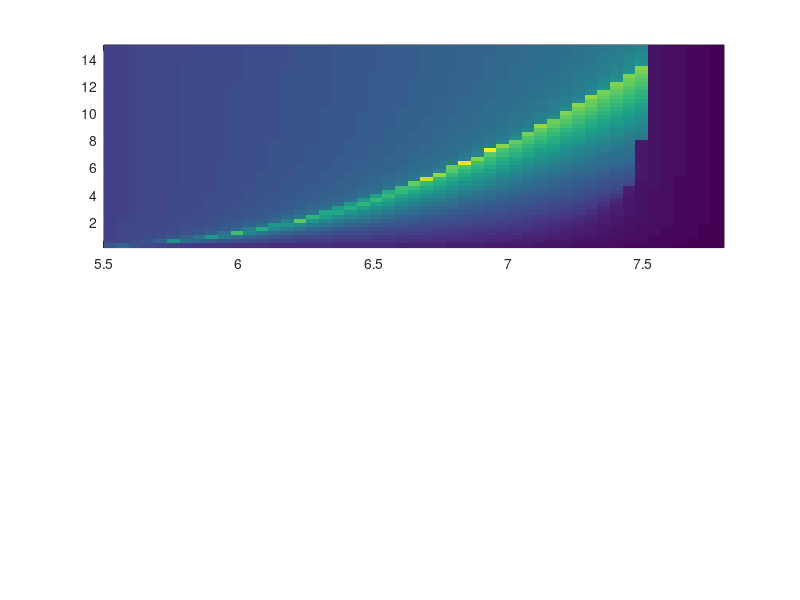

This chart was generated by the following MATLAB code: (Note: this script raises an error after producing the figure.)
%%%
% SkateboardPlaneExploration()
% 
% Creates a pcolor of time on ramp as a function of mass and velocity
% and allows user to click on different locations to see corresponding 
% animation.  
%
% Takes no inputs; returns no outputs; does require data file created by
% mass_velocity_time_contour.m
%

function SkateboardPlaneExploration()

    close all
    clear all
    % Load in all data (saved from previous run to avoid having to create the pcolor on the fly!)
    load('mvcontour.mat') 
    
    % Create a pcolor of time on ramp, with the success region indicated
    subplot(2,1,1);
    pcolor(v,M,ti);shading flat;hold on; contour(v,M,su,1)
    colorbar
    xlabel('Velocity of Rider (m/sec)')
    ylabel('M_{ramp}/m_{rider}')
    
    % Now allow user to click in five different locations, and run
    % corresponding animation below the pcolor.
    for i=1:5
        subplot(2,1,1);
        [vanim,Manim]=ginput(1); % Get mouse input
        subplot(2,1,2);
        [launch successful failure timeonramp t y]=ramp_single_run(m,Manim,l,theta,vanim);
        animate_ramp(t,y,l);
    end
end
